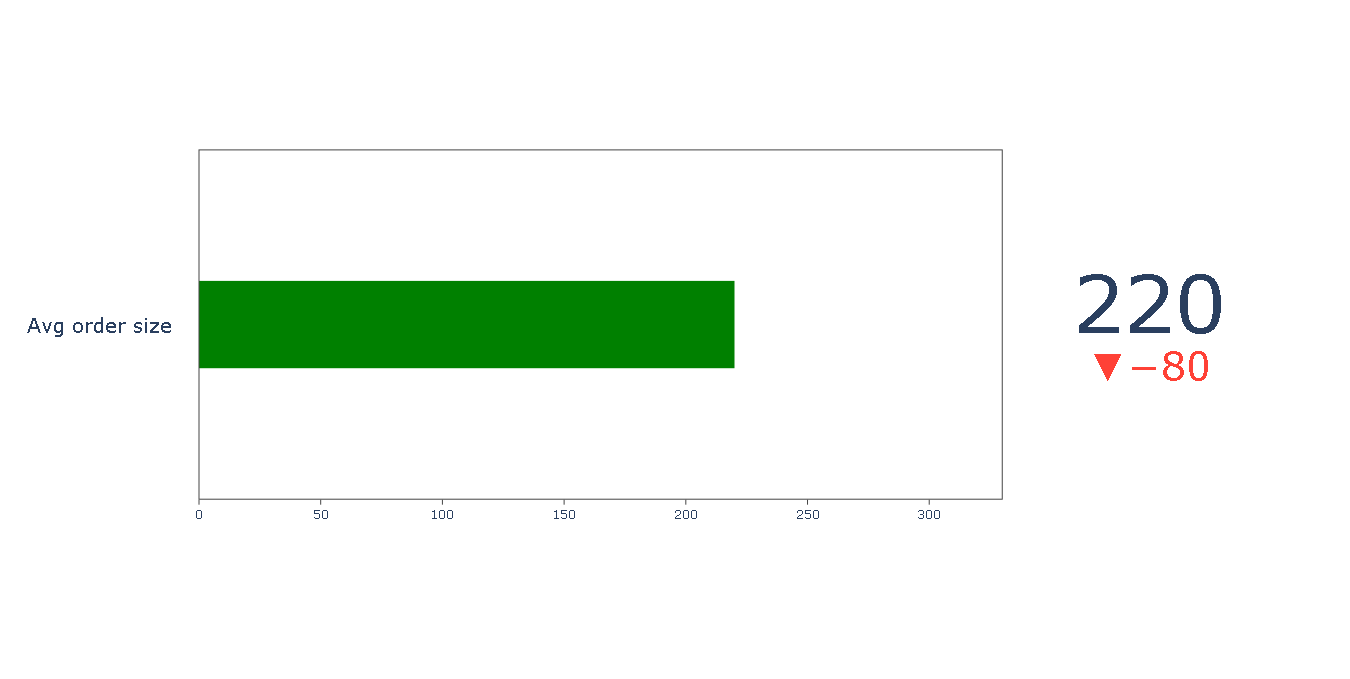

Python code for this plot:
import plotly.graph_objects as go

fig = go.Figure(go.Indicator(
    mode = "number+gauge+delta", # o tipo de indicador (medida + número + triângulo de variação)
    gauge = {'shape': "bullet"}, # configurando o tipo do medidor: barra em escala
    delta = {'reference': 300}, # nível do índice máximo da escala (esse valor definirá se houve aumento ou perda do delta)
    value = 220, # valor a ser exibido, podendo ser uma variável
    domain = {'x': [0.1, 1], 'y': [0.2, 0.9]},
    title = {'text': "Avg order size"})) # título do gráfico

fig.show()
